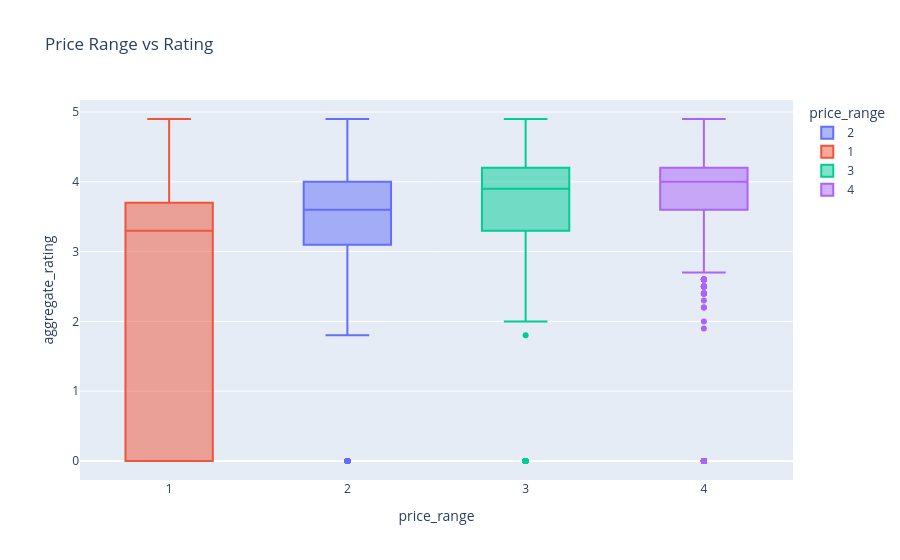

Source (notebook cell):
### Markdown cell above
**BIVARIATE ANALYSIS**

### Code cell
#Price range vs rating
fig = px.box(df,x='price_range',y='aggregate_rating',color='price_range',title='Price Range vs Rating')
fig.show()

### Figure 1 — Plotly figure (JSON) as saved in the notebook; plotly's stock layout.template omitted (floating-point values rounded to 4 significant figures; data arrays with more than 128 entries replaced by an {"elided": "..."} marker saying what was removed)
{"data": [{"alignmentgroup": "True", "hovertemplate": "price_range=%{x}<br>aggregate_rating=%{y}<extra></extra>", "legendgroup": "2", "marker": {"color": "#636efa"}, "name": "2", "notched": false, "offsetgroup": "2", "orientation": "v", "showlegend": true, "type": "box", "x": {"elided": "16822 int values"}, "x0": " ", "xaxis": "x", "y": {"elided": "16822 float values"}, "y0": " ", "yaxis": "y"}, {"alignmentgroup": "True", "hovertemplate": "price_range=%{x}<br>aggregate_rating=%{y}<extra></extra>", "legendgroup": "1", "marker": {"color": "#EF553B"}, "name": "1", "notched": false, "offsetgroup": "1", "orientation": "v", "showlegend": true, "type": "box", "x": {"elided": "28960 int values"}, "x0": " ", "xaxis": "x", "y": {"elided": "28960 float values"}, "y0": " ", "yaxis": "y"}, {"alignmentgroup": "True", "hovertemplate": "price_range=%{x}<br>aggregate_rating=%{y}<extra></extra>", "legendgroup": "3", "marker": {"color": "#00cc96"}, "name": "3", "notched": false, "offsetgroup": "3", "orientation": "v", "showlegend": true, "type": "box", "x": {"elided": "7708 int values"}, "x0": " ", "xaxis": "x", "y": {"elided": "7708 float values"}, "y0": " ", "yaxis": "y"}, {"alignmentgroup": "True", "hovertemplate": "price_range=%{x}<br>aggregate_rating=%{y}<extra></extra>", "legendgroup": "4", "marker": {"color": "#ab63fa"}, "name": "4", "notched": false, "offsetgroup": "4", "orientation": "v", "showlegend": true, "type": "box", "x": {"elided": "2954 int values"}, "x0": " ", "xaxis": "x", "y": {"elided": "2954 float values"}, "y0": " ", "yaxis": "y"}], "layout": {"boxmode": "overlay", "legend": {"title": {"text": "price_range"}, "tracegroupgap": 0}, "title": {"text": "Price Range vs Rating"}, "xaxis": {"anchor": "y", "categoryarray": [2, 1, 3, 4], "categoryorder": "array", "domain": [0, 1], "title": {"text": "price_range"}}, "yaxis": {"anchor": "x", "domain": [0, 1], "title": {"text": "aggregate_rating"}}}}
